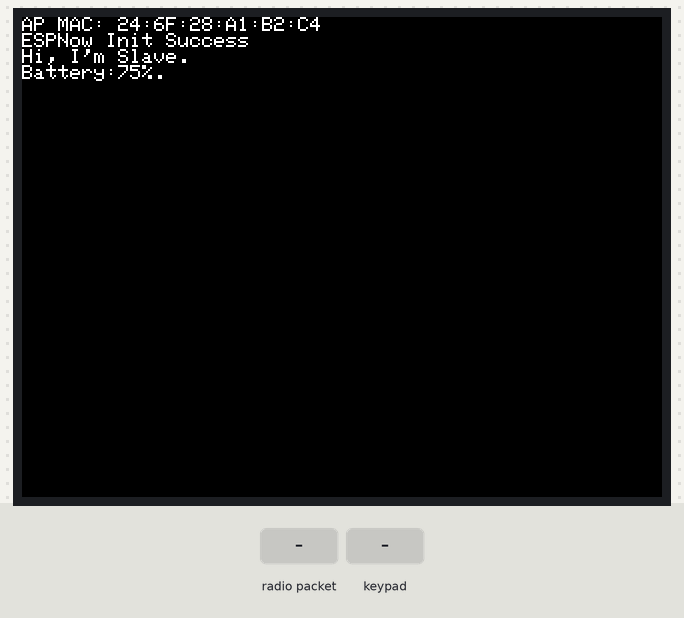
This sketch was run on a simulated ESP32. Parts: 320×240 colour display. Inputs (shaded band) come from the test bench. What the sketch prints to the serial monitor is not drawn.

Above: at 1.4 s.
1.5 s: radio packet "LOW" arrives
At 1.8 s:
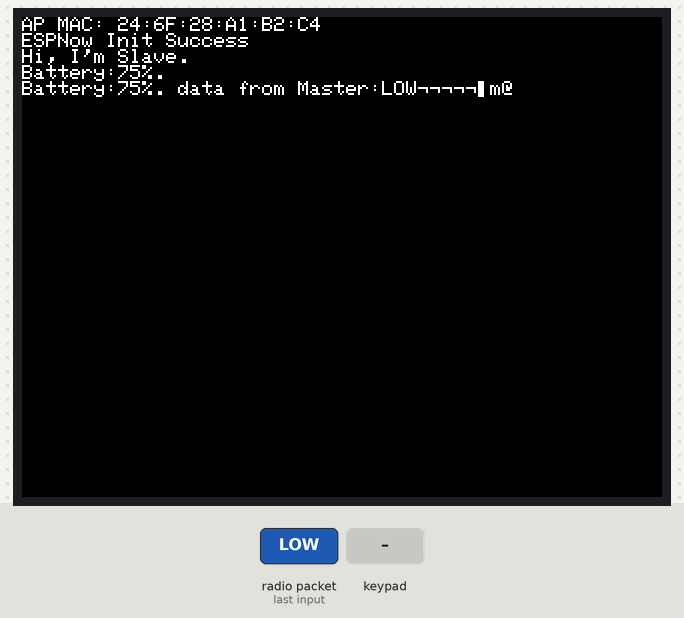
3.0 s: radio packet "MID" arrives
At 4.2 s:
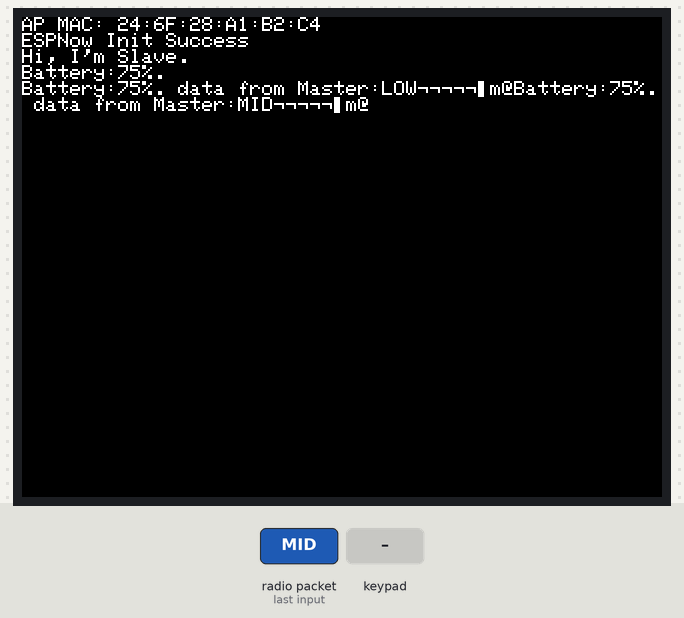
4.5 s: key 'A' pressed
At 4.8 s:
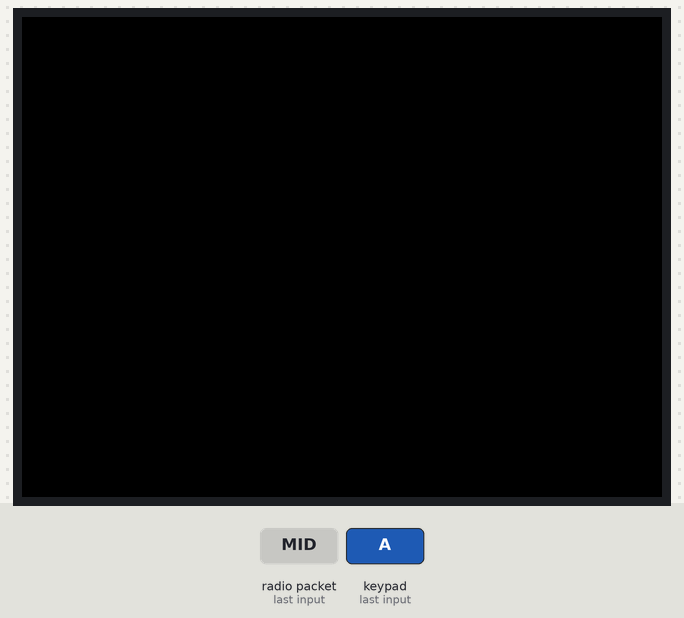
6.0 s: radio packet "HIGH" arrives
At 6.4 s:
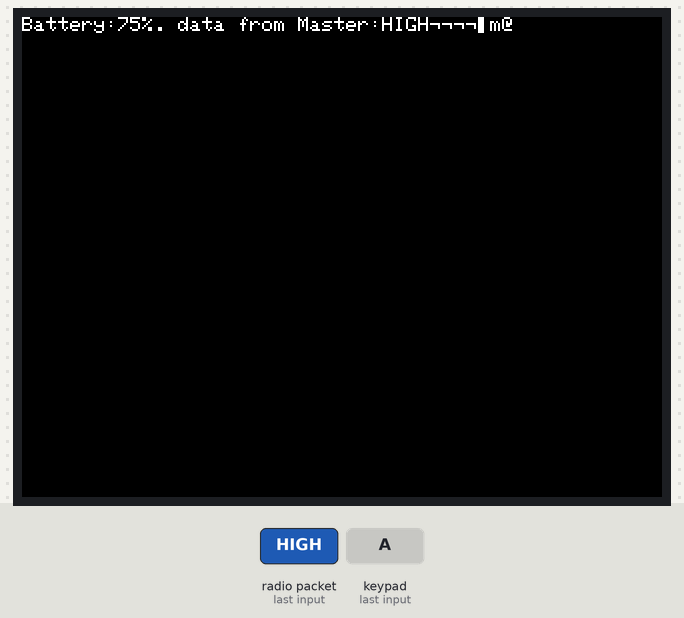
7.5 s: radio packet "3" arrives
At 8.7 s:
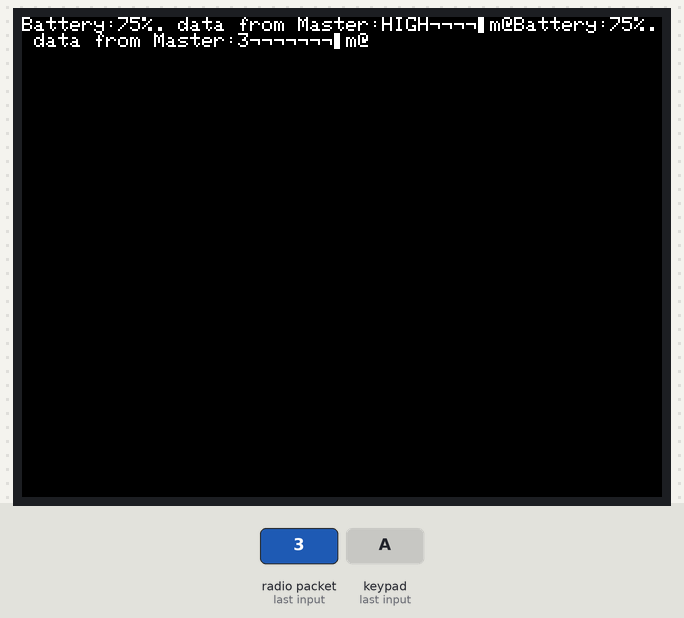
9.0 s: radio packet "LOW" arrives
At 9.9 s:
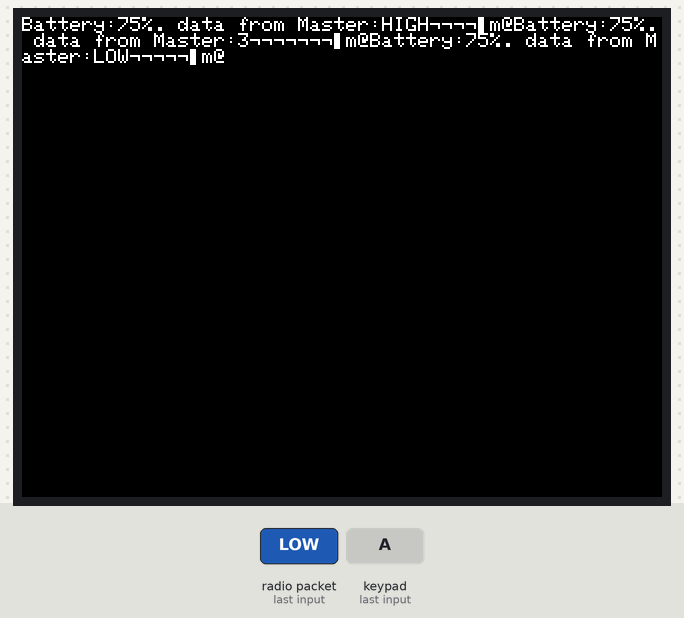
Timing chart, 0 to 11.5 s (numbered marks = the images above; inputs shaded):
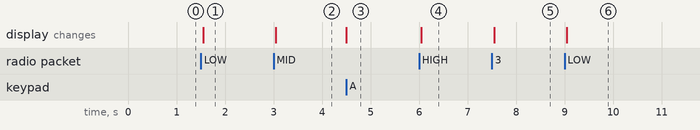

The sketch:

M5ExperimentSlave.ino
```cpp
#include "define.h"

void setup() {
  /*--------共通設定---------------------*/
  // M5の初期設定，LCDのログの表示設定
  M5.begin();
  M5.Lcd.fillScreen(BLACK);
  M5.Lcd.setTextSize(1);
  Serial.begin(115200);

  // ESP-NOWの初期設定
  //  Set device in STA mode to begin with
  WiFi.mode(WIFI_AP);
  // This is the mac address of the Master in Station Mode
  // Serial.print("STA MAC: ");
  // Serial.println(WiFi.macAddress());
  // M5.Lcd.print("STA MAC: ");
  // M5.Lcd.println(WiFi.macAddress());
  Serial.print("AP MAC: ");
  Serial.println(WiFi.softAPmacAddress());
  M5.Lcd.print("AP MAC: ");
  M5.Lcd.println(WiFi.softAPmacAddress());
  // Init ESPNow with a fallback logic
  InitESPNow();

  // スレーブ側初期化処理
  M5.Lcd.println("Hi, I'm Slave.");
  float batterylevel = M5.Axp.GetBatteryLevel();  //バッテリー残量取得
  Serial.println("Battery:" + String((int)batterylevel) + "%. ");
  M5.Lcd.println("Battery:" + String((int)batterylevel) + "%. ");  //Dataの最後に改行コードがくっついてる
  // データ受信時のコールバック関数登録
  esp_now_register_recv_cb(OnDataRecv);
}

void loop() {
  // put your main code here, to run repeatedly:
  M5.update();
  if (M5.BtnA.isPressed()) {
    //ログ表示リセット
    M5.Lcd.clear(BLACK);
    M5.Lcd.setCursor(0, 0);
  }
}
```

define.h
```cpp
#pragma once
#include <M5Core2.h>
#include <BluetoothSerial.h>
#include <esp_now.h>
#include <WiFi.h>

#define CHANNEL 1
#define PRINTSCANRESULTS 0
#define DELETEBEFOREPAIR 0
#define MINV 1800
#define MAXV 3300

void vibrate(String, String);
```

espnow_func.ino
```cpp
#include "define.h"

const char divchar[] = ",";  //文字列分割時の区切り文字

// Init ESP Now with fallback
void InitESPNow() {
  WiFi.disconnect();
  if (esp_now_init() == ESP_OK) {
    Serial.println("ESPNow Init Success");
    M5.Lcd.println("ESPNow Init Success");
  } else {
    Serial.println("ESPNow Init Failed");
    M5.Lcd.println("ESPNow Init Failed");
    // Retry InitESPNow, add a counte and then restart?
    // InitESPNow();
    // or Simply Restart
    ESP.restart();
  }
}

// 受信コールバック
void OnDataRecv(const uint8_t* mac_addr, const uint8_t* data, int data_len) {
  char macStr[18];
  snprintf(macStr, sizeof(macStr), "%02X:%02X:%02X:%02X:%02X:%02X",
           mac_addr[0], mac_addr[1], mac_addr[2], mac_addr[3], mac_addr[4], mac_addr[5]);
  Serial.printf("Last Packet Recv from: %s\n", macStr);
  Serial.printf("Last Packet Recv Data(%d): ", data_len);
  char received_data[data_len + 1];  //終端文字分+1
  //received_data[data_len] = '\n';
  for (int i = 0; i < data_len; i++) {
    received_data[i] = data[i];
    Serial.print(received_data[i]);
  }
  Serial.println("");

  //つけたしここから--------------------
  float batterylevel = M5.Axp.GetBatteryLevel();  //バッテリー残量取得
  Serial.println("Battery:" + String((int)batterylevel) + "%. " + "data from Master:" + received_data);
  M5.Lcd.print("Battery:" + String((int)batterylevel) + "%. " + "data from Master:" + received_data);  //Dataの最後に改行コードがくっついてる
  //文字列分解
  String vibData[3];
  divStr(vibData, received_data);  //vibDataに文字列をカンマ区切りでいれる
  if (sizeof(vibData) / sizeof(vibData[0]) == 3) {
    //振動処理
    vibrate(vibData[1], vibData[2]);
  }
}

void divStr(String* vibData, String Data) {
  //受け取った文字列をカンマ区切りにして配列に入れる関数
  char* token;  //分離後のもじれつをさすぽいんた
  char c[100];
  Data.toCharArray(c, sizeof(c));
  token = strtok(c, divchar);
  if (token == NULL) {
    return;
  }
  vibData[0] = String(token);
  vibData[0].trim();
  for (int i = 1; i < 3; i++) {
    token = strtok(NULL, divchar);
    if (token == NULL) {
      return;
    }
    vibData[i] = String(token);
    vibData[i].trim();
  }
}
```

vibration_func.ino
```cpp
void vibrate(String intensity = "HIGH", String duration = "1000") {
    //振動強度設定
    if (intensity == "LOW") {
      M5.Axp.SetLDOVoltage(3, MINV);
    }
    if (intensity == "MID") {
      M5.Axp.SetLDOVoltage(3, (MINV + MAXV) / 2);
    }
    if (intensity == "HIGH") {
      M5.Axp.SetLDOVoltage(3, MAXV);
    }
    M5.Axp.SetLDOEnable(3, true);   //振動開始
    delay(duration.toInt());        //振動長さ
    M5.Axp.SetLDOEnable(3, false);  //振動停止
}
```

Measured:
- after the input at 1.5 s, the display: changes after 0.05 s (image 1)
- after the input at 3.0 s, the display: changes after 0.05 s (image 2)
- after the input at 4.5 s, the display: changes at once (image 3)
- after the input at 6.0 s, the display: changes after 0.05 s (image 4)
- after the input at 7.5 s, the display: changes after 0.05 s (image 5)
- after the input at 9.0 s, the display: changes after 0.05 s (image 6)
